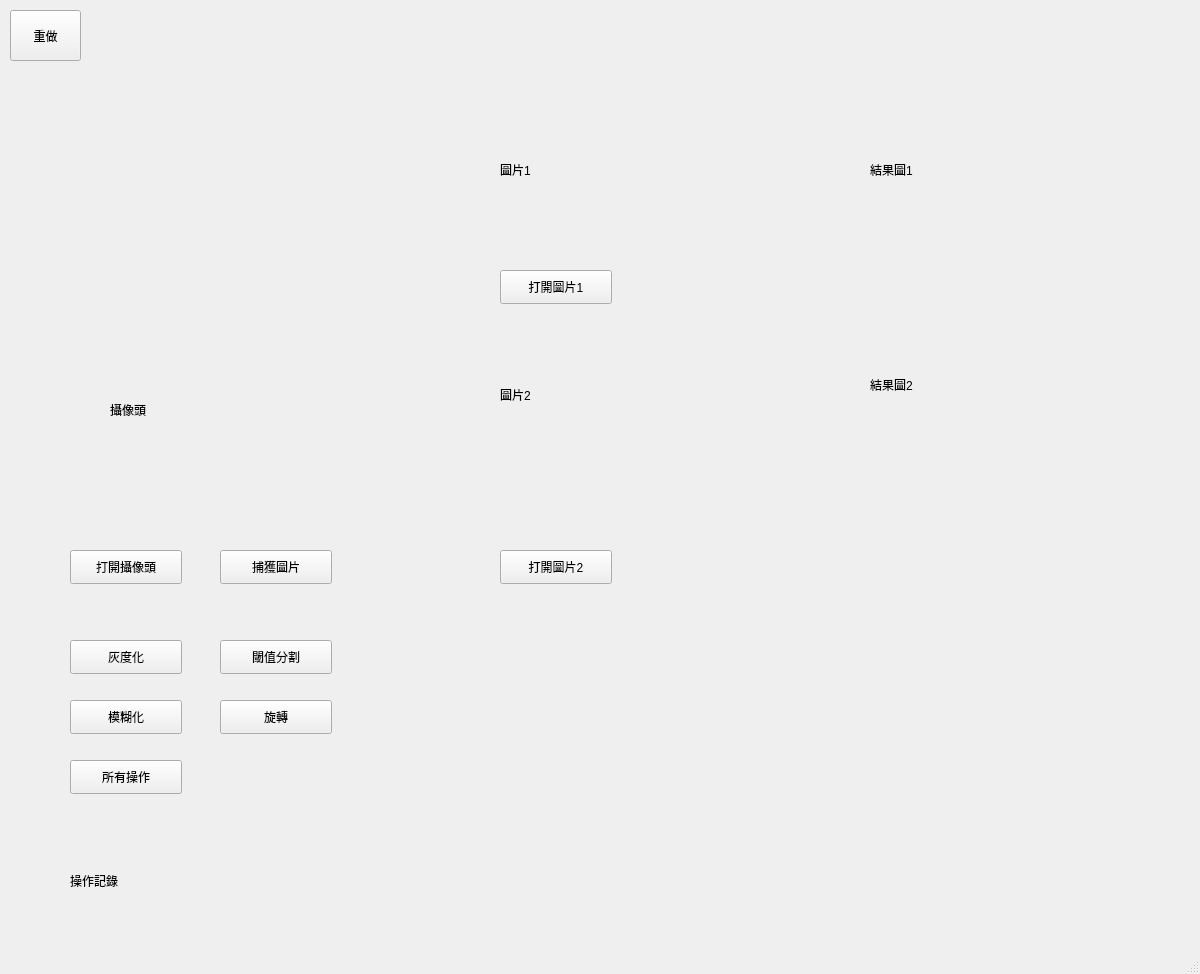
<?xml version="1.0" encoding="UTF-8"?>
<ui version="4.0">
 <class>MainWindow</class>
 <widget class="QMainWindow" name="MainWindow">
  <property name="geometry">
   <rect>
    <x>0</x>
    <y>0</y>
    <width>1200</width>
    <height>974</height>
   </rect>
  </property>
  <property name="windowTitle">
   <string>MainWindow</string>
  </property>
  <widget class="QWidget" name="centralwidget">
   <widget class="QPushButton" name="btnOpenCamera">
    <property name="geometry">
     <rect>
      <x>70</x>
      <y>550</y>
      <width>112</width>
      <height>34</height>
     </rect>
    </property>
    <property name="text">
     <string>打開攝像頭</string>
    </property>
   </widget>
   <widget class="QPushButton" name="btnCapture">
    <property name="geometry">
     <rect>
      <x>220</x>
      <y>550</y>
      <width>112</width>
      <height>34</height>
     </rect>
    </property>
    <property name="text">
     <string>捕獲圖片</string>
    </property>
   </widget>
   <widget class="QPushButton" name="btnReadImage2">
    <property name="geometry">
     <rect>
      <x>500</x>
      <y>550</y>
      <width>112</width>
      <height>34</height>
     </rect>
    </property>
    <property name="text">
     <string>打開圖片2</string>
    </property>
   </widget>
   <widget class="QPushButton" name="btnGray">
    <property name="geometry">
     <rect>
      <x>70</x>
      <y>640</y>
      <width>112</width>
      <height>34</height>
     </rect>
    </property>
    <property name="text">
     <string>灰度化</string>
    </property>
   </widget>
   <widget class="QPushButton" name="btnThreshold">
    <property name="geometry">
     <rect>
      <x>220</x>
      <y>640</y>
      <width>112</width>
      <height>34</height>
     </rect>
    </property>
    <property name="text">
     <string>閾值分割</string>
    </property>
   </widget>
   <widget class="QLabel" name="labelCamera">
    <property name="geometry">
     <rect>
      <x>110</x>
      <y>330</y>
      <width>160</width>
      <height>160</height>
     </rect>
    </property>
    <property name="text">
     <string>攝像頭</string>
    </property>
   </widget>
   <widget class="QLabel" name="labelCapture2">
    <property name="geometry">
     <rect>
      <x>500</x>
      <y>320</y>
      <width>150</width>
      <height>150</height>
     </rect>
    </property>
    <property name="text">
     <string>圖片2</string>
    </property>
   </widget>
   <widget class="QLabel" name="labelResult2">
    <property name="geometry">
     <rect>
      <x>870</x>
      <y>310</y>
      <width>150</width>
      <height>150</height>
     </rect>
    </property>
    <property name="text">
     <string>結果圖2</string>
    </property>
   </widget>
   <widget class="QPushButton" name="btnRotation">
    <property name="geometry">
     <rect>
      <x>70</x>
      <y>700</y>
      <width>112</width>
      <height>34</height>
     </rect>
    </property>
    <property name="text">
     <string>模糊化</string>
    </property>
   </widget>
   <widget class="QPushButton" name="btnRotate">
    <property name="geometry">
     <rect>
      <x>220</x>
      <y>700</y>
      <width>112</width>
      <height>34</height>
     </rect>
    </property>
    <property name="text">
     <string>旋轉</string>
    </property>
   </widget>
   <widget class="QPushButton" name="bntRedo">
    <property name="geometry">
     <rect>
      <x>10</x>
      <y>10</y>
      <width>71</width>
      <height>51</height>
     </rect>
    </property>
    <property name="contextMenuPolicy">
     <enum>Qt::PreventContextMenu</enum>
    </property>
    <property name="text">
     <string>重做</string>
    </property>
   </widget>
   <widget class="QLabel" name="labelProcess">
    <property name="geometry">
     <rect>
      <x>70</x>
      <y>830</y>
      <width>1081</width>
      <height>101</height>
     </rect>
    </property>
    <property name="text">
     <string>操作記錄</string>
    </property>
   </widget>
   <widget class="QPushButton" name="btnProcess">
    <property name="geometry">
     <rect>
      <x>70</x>
      <y>760</y>
      <width>112</width>
      <height>34</height>
     </rect>
    </property>
    <property name="text">
     <string>所有操作</string>
    </property>
   </widget>
   <widget class="QLabel" name="labelCapture1">
    <property name="geometry">
     <rect>
      <x>500</x>
      <y>90</y>
      <width>160</width>
      <height>160</height>
     </rect>
    </property>
    <property name="text">
     <string>圖片1</string>
    </property>
   </widget>
   <widget class="QLabel" name="labelResult1">
    <property name="geometry">
     <rect>
      <x>870</x>
      <y>90</y>
      <width>160</width>
      <height>160</height>
     </rect>
    </property>
    <property name="text">
     <string>結果圖1</string>
    </property>
   </widget>
   <widget class="QPushButton" name="btnReadImage1">
    <property name="geometry">
     <rect>
      <x>500</x>
      <y>270</y>
      <width>112</width>
      <height>34</height>
     </rect>
    </property>
    <property name="text">
     <string>打開圖片1</string>
    </property>
   </widget>
  </widget>
  <widget class="QMenuBar" name="menubar">
   <property name="geometry">
    <rect>
     <x>0</x>
     <y>0</y>
     <width>1200</width>
     <height>29</height>
    </rect>
   </property>
  </widget>
  <widget class="QStatusBar" name="statusbar"/>
 </widget>
 <resources/>
 <connections>
  <connection>
   <sender>btnOpenCamera</sender>
   <signal>clicked()</signal>
   <receiver>MainWindow</receiver>
   <slot>btnOpenCamera_Clicked()</slot>
   <hints>
    <hint type="sourcelabel">
     <x>125</x>
     <y>612</y>
    </hint>
    <hint type="destinationlabel">
     <x>122</x>
     <y>431</y>
    </hint>
   </hints>
  </connection>
  <connection>
   <sender>btnCapture</sender>
   <signal>clicked()</signal>
   <receiver>MainWindow</receiver>
   <slot>btnCapture_Clicked()</slot>
   <hints>
    <hint type="sourcelabel">
     <x>274</x>
     <y>612</y>
    </hint>
    <hint type="destinationlabel">
     <x>168</x>
     <y>517</y>
    </hint>
   </hints>
  </connection>
  <connection>
   <sender>btnReadImage2</sender>
   <signal>clicked()</signal>
   <receiver>MainWindow</receiver>
   <slot>btnReadImage2_Clicked()</slot>
   <hints>
    <hint type="sourcelabel">
     <x>530</x>
     <y>612</y>
    </hint>
    <hint type="destinationlabel">
     <x>401</x>
     <y>554</y>
    </hint>
   </hints>
  </connection>
  <connection>
   <sender>btnGray</sender>
   <signal>clicked()</signal>
   <receiver>MainWindow</receiver>
   <slot>btnGray_Clicked()</slot>
   <hints>
    <hint type="sourcelabel">
     <x>158</x>
     <y>702</y>
    </hint>
    <hint type="destinationlabel">
     <x>466</x>
     <y>408</y>
    </hint>
   </hints>
  </connection>
  <connection>
   <sender>btnThreshold</sender>
   <signal>clicked()</signal>
   <receiver>MainWindow</receiver>
   <slot>btnThreshold_Clicked()</slot>
   <hints>
    <hint type="sourcelabel">
     <x>266</x>
     <y>702</y>
    </hint>
    <hint type="destinationlabel">
     <x>658</x>
     <y>530</y>
    </hint>
   </hints>
  </connection>
  <connection>
   <sender>btnRotation</sender>
   <signal>clicked()</signal>
   <receiver>MainWindow</receiver>
   <slot>btnBlur_Clicked()</slot>
   <hints>
    <hint type="sourcelabel">
     <x>122</x>
     <y>762</y>
    </hint>
    <hint type="destinationlabel">
     <x>553</x>
     <y>443</y>
    </hint>
   </hints>
  </connection>
  <connection>
   <sender>btnRotate</sender>
   <signal>clicked()</signal>
   <receiver>MainWindow</receiver>
   <slot>btnRotate_Clicked()</slot>
   <hints>
    <hint type="sourcelabel">
     <x>231</x>
     <y>762</y>
    </hint>
    <hint type="destinationlabel">
     <x>578</x>
     <y>536</y>
    </hint>
   </hints>
  </connection>
  <connection>
   <sender>bntRedo</sender>
   <signal>clicked()</signal>
   <receiver>MainWindow</receiver>
   <slot>btnRedo_Clicked()</slot>
   <hints>
    <hint type="sourcelabel">
     <x>43</x>
     <y>57</y>
    </hint>
    <hint type="destinationlabel">
     <x>78</x>
     <y>54</y>
    </hint>
   </hints>
  </connection>
  <connection>
   <sender>btnProcess</sender>
   <signal>clicked()</signal>
   <receiver>MainWindow</receiver>
   <slot>btnPrintState_Clicked()</slot>
   <hints>
    <hint type="sourcelabel">
     <x>140</x>
     <y>822</y>
    </hint>
    <hint type="destinationlabel">
     <x>157</x>
     <y>739</y>
    </hint>
   </hints>
  </connection>
  <connection>
   <sender>btnReadImage1</sender>
   <signal>clicked()</signal>
   <receiver>MainWindow</receiver>
   <slot>btnReadImage1_Clicked()</slot>
   <hints>
    <hint type="sourcelabel">
     <x>562</x>
     <y>318</y>
    </hint>
    <hint type="destinationlabel">
     <x>417</x>
     <y>268</y>
    </hint>
   </hints>
  </connection>
 </connections>
 <slots>
  <slot>btnThreshold_Clicked()</slot>
  <slot>btnRotation_Clicked()</slot>
  <slot>btnBlur_Clicked()</slot>
  <slot>btnRotate_Clicked()</slot>
  <slot>btnRedo_Clicked()</slot>
  <slot>btnPrintState_Clicked()</slot>
  <slot>btnReadImage1_Clicked()</slot>
  <slot>btnReadImage2_Clicked()</slot>
 </slots>
</ui>
